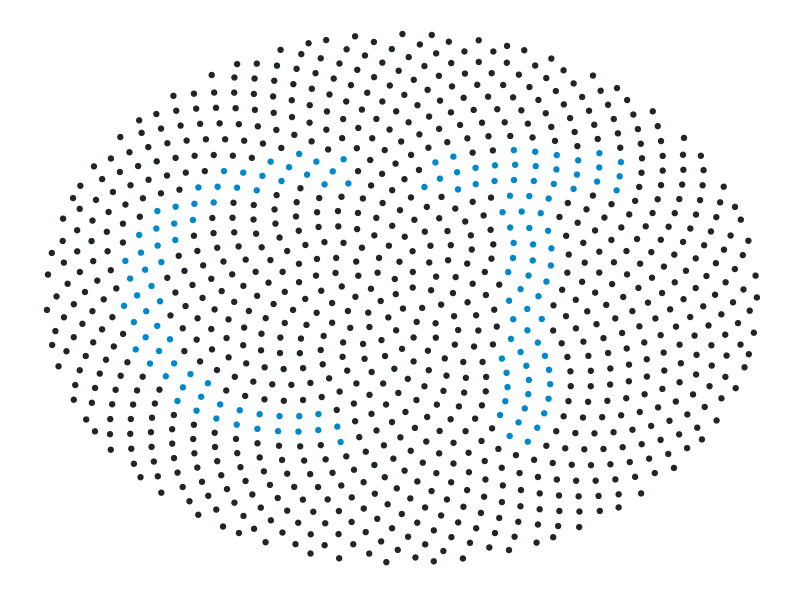
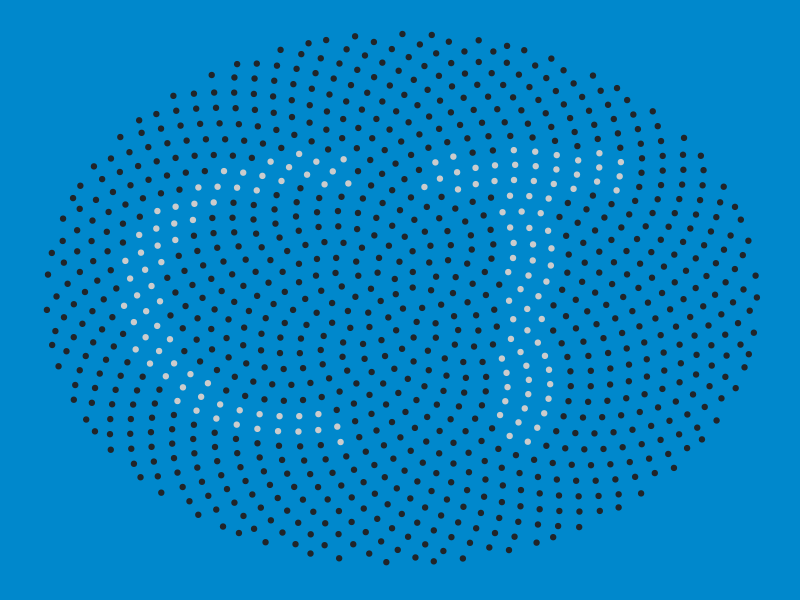
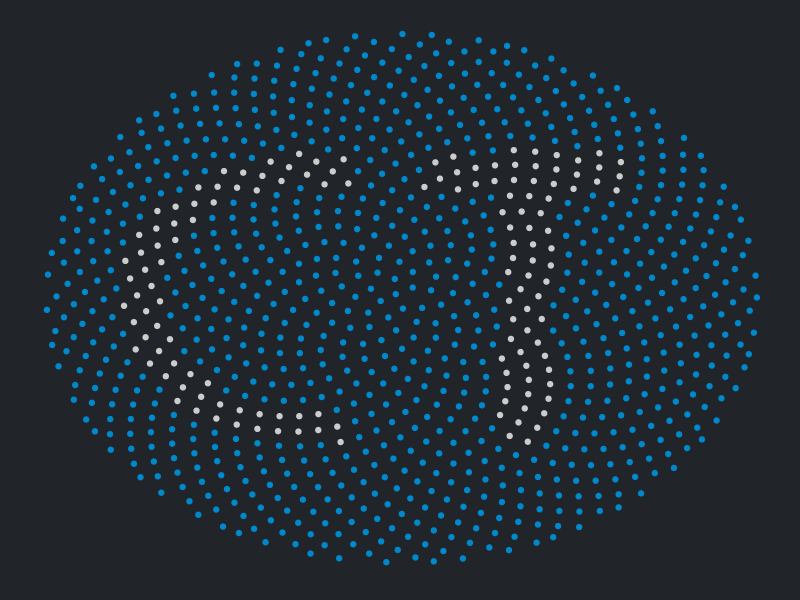
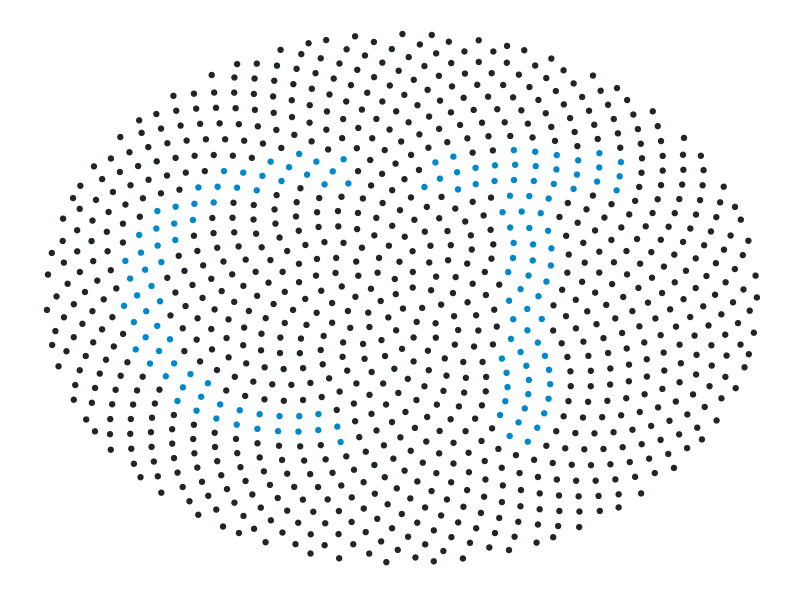
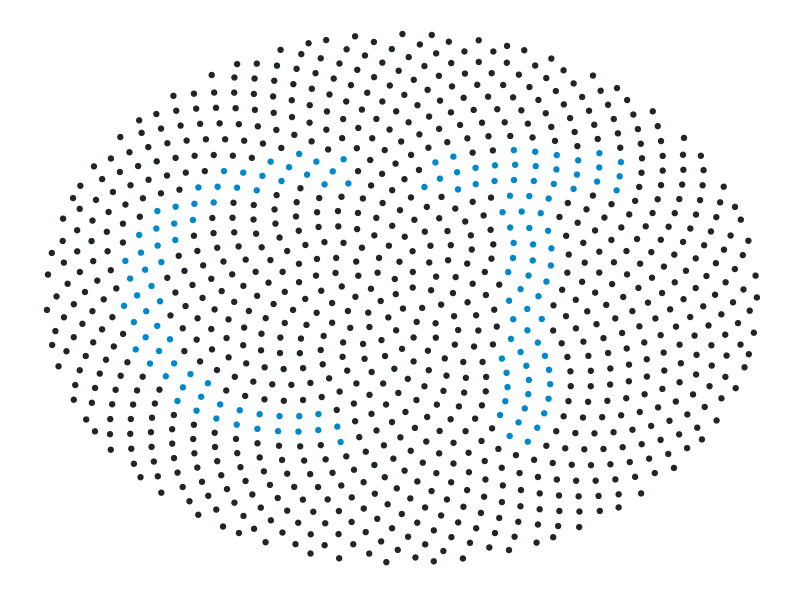
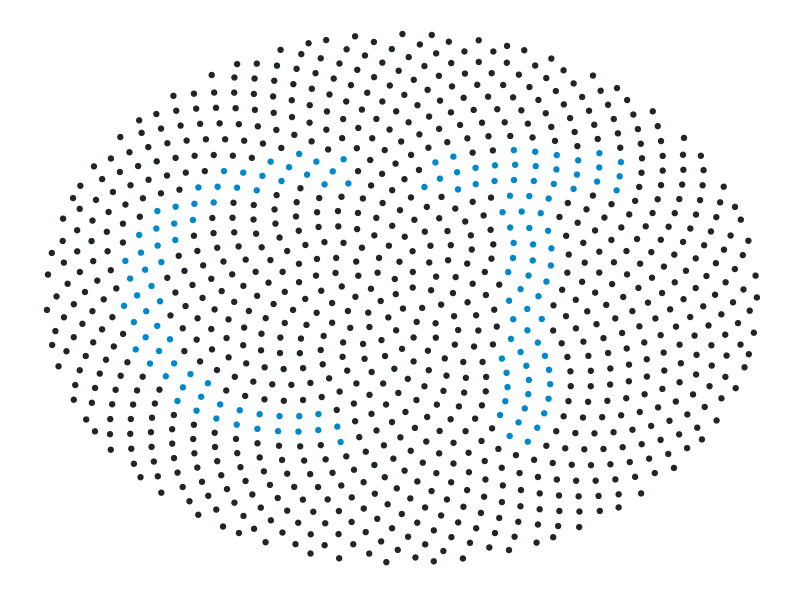
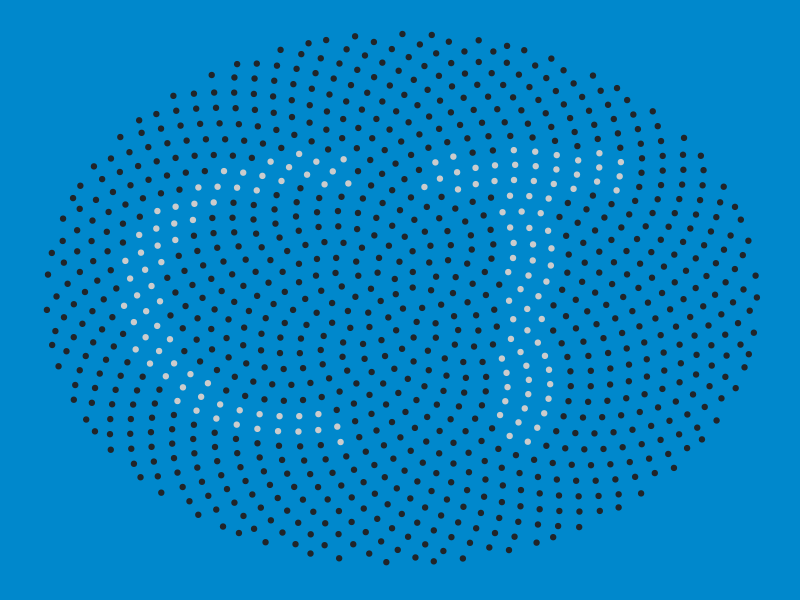
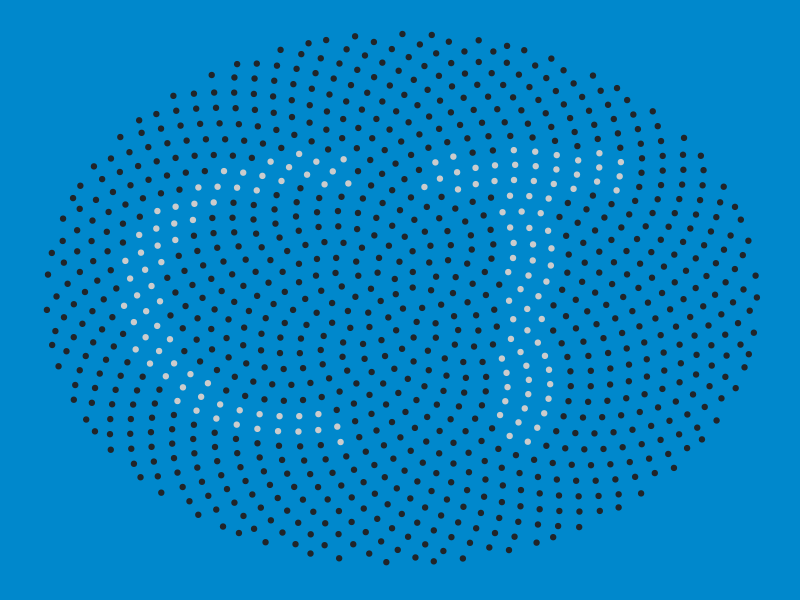

Recreate these plots in R, in order.
library(ggplot2)
library(dplyr)

set.seed(123)

n <- 1000
alpha <- 2
phi <- (sqrt(5)+1)/2

colors <- data.frame(
  dots="#212529",
  letters="#0088CC",
  background="#000000"
)

radius <- function(k,n,b){
  if (k>n-b) r <- 1 # put on the boundary
  else r <- sqrt(k-1/2)/sqrt(n-(b+1)/2) # apply square root
  return(r)
}

logo.dots <- sapply(seq(1,n), function(k) {
  r <- radius(k,n,round(alpha*sqrt(n)))
  theta <- 2*pi*k/phi^2
  return(data.frame(x=r*cos(theta),y=r*sin(theta),color=colors$dots))
},simplify = FALSE) %>% bind_rows()

logo.c <- logo.dots %>%
  mutate(dist = sqrt((x+.25)^2+(y-0)^2),
         color.c=colors$letters) %>% 
  filter(.43 < dist & dist < .55,
         x < -.15) %>%
  select(-dist)

logo.t <- logo.dots %>%
  filter(((.05<x & x<.65) & (.40<y & y<.55)) | # horizontal part
         ((.275<x & x<.425) & (-.55<y & y<.60))) %>% # vertical part
  mutate(color.t=colors$letters)

logo <- logo.dots %>% 
  left_join(logo.c) %>%
  left_join(logo.t) %>%
  mutate(color=coalesce(color.t,color.c,color)) %>%
  select(-color.t,-color.c)

# transparent logo
  
ggplot(logo,aes(x=x,y=y,color=color)) + 
  geom_point() +
  scale_color_manual(values=c("#0088CC","#212529")) +
  theme(
        panel.background = element_rect(fill="transparent",
                                        color=NA),
        plot.background = element_rect(fill="transparent",
                                       color=NA),
        panel.grid = element_blank(),
        axis.text = element_blank(),
        axis.ticks = element_blank(),
        axis.title = element_blank(),
        legend.position = 'none')

ggsave("logo-high-transparent.png", dpi=320, width=6, height = 6, units="in")
ggsave("logo-print-transparent.png", dpi=300, width=6, height = 6, units="in")
ggsave("logo-low-transparent.png", dpi=72, width=6, height = 6, units="in")

# blue background

ggplot(logo,aes(x=x,y=y,color=color)) + 
  geom_point() +
  scale_color_manual(values=c("#CCCCCC","#212529")) +
  theme(
    panel.background = element_rect(fill="#0088CC",
                                    color="#0088CC"),
    plot.background = element_rect(fill="#0088CC",
                                   color="#0088CC"),

    panel.grid = element_blank(),
    axis.text = element_blank(),
    axis.ticks = element_blank(),
    axis.title = element_blank(),
    legend.position = 'none')

ggsave("logo-high-blue.png", dpi=320, width=6, height = 6, units="in")
ggsave("logo-print-blue.png", dpi=300, width=6, height = 6, units="in")
ggsave("logo-low-blue.png", dpi=72, width=6, height = 6, units="in")

# dark logo

ggplot(logo,aes(x=x,y=y,color=color)) + 
  geom_point() +
  scale_color_manual(values=c("#CCCCCC","#0088CC")) +
  theme(
    
    panel.background = element_rect(fill="#212529",
                                    color="#212529"),
    plot.background = element_rect(fill="#212529",
                                   color="#212529"),
    panel.grid = element_blank(),
    axis.text = element_blank(),
    axis.ticks = element_blank(),
    axis.title = element_blank(),
    legend.position = 'none')

ggsave("logo-high-dark.png", dpi=320, width=6, height = 6, units="in")
ggsave("logo-print-dark.png", dpi=300, width=6, height = 6, units="in")
ggsave("logo-low-dark.png", dpi=72, width=6, height = 6, units="in")
